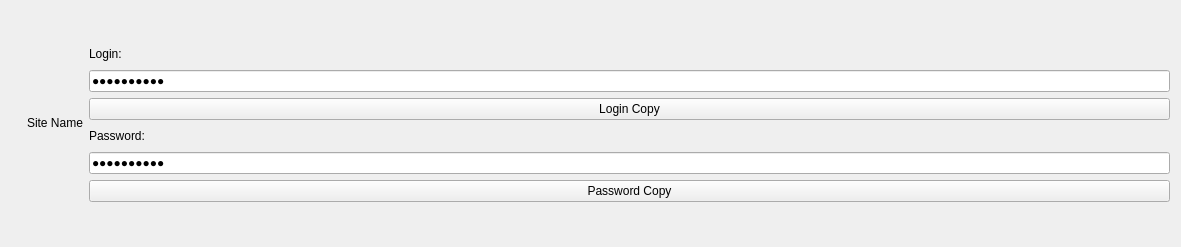
<?xml version="1.0" encoding="UTF-8"?>
<ui version="4.0">
 <class>CredentialWidget</class>
 <widget class="QWidget" name="CredentialWidget">
  <property name="geometry">
   <rect>
    <x>0</x>
    <y>0</y>
    <width>1181</width>
    <height>247</height>
   </rect>
  </property>
  <property name="windowTitle">
   <string>CredentialWidget</string>
  </property>
  <layout class="QGridLayout" name="gridLayout">
   <item row="0" column="4">
    <layout class="QHBoxLayout" name="horizontalLayout">
     <item>
      <layout class="QVBoxLayout" name="verticalLayout">
       <item>
        <widget class="QLabel" name="lblIcon">
         <property name="enabled">
          <bool>true</bool>
         </property>
         <property name="sizePolicy">
          <sizepolicy hsizetype="Minimum" vsizetype="Minimum">
           <horstretch>0</horstretch>
           <verstretch>0</verstretch>
          </sizepolicy>
         </property>
         <property name="minimumSize">
          <size>
           <width>10</width>
           <height>10</height>
          </size>
         </property>
         <property name="pixmap">
          <pixmap resource="resources.qrc">:/images/images/lock-custom.png</pixmap>
         </property>
        </widget>
       </item>
      </layout>
     </item>
    </layout>
   </item>
   <item row="0" column="7">
    <layout class="QVBoxLayout" name="verticalLayout_2"/>
   </item>
   <item row="0" column="5">
    <widget class="QLabel" name="lblSite">
     <property name="text">
      <string>Site Name</string>
     </property>
    </widget>
   </item>
   <item row="0" column="6">
    <layout class="QVBoxLayout" name="verticalLayout_3">
     <item>
      <widget class="QLabel" name="lblLogin">
       <property name="minimumSize">
        <size>
         <width>100</width>
         <height>20</height>
        </size>
       </property>
       <property name="maximumSize">
        <size>
         <width>100</width>
         <height>20</height>
        </size>
       </property>
       <property name="sizeIncrement">
        <size>
         <width>100</width>
         <height>20</height>
        </size>
       </property>
       <property name="text">
        <string>Login:</string>
       </property>
      </widget>
     </item>
     <item>
      <widget class="QLineEdit" name="edtLogin">
       <property name="text">
        <string>1232132131</string>
       </property>
       <property name="echoMode">
        <enum>QLineEdit::Password</enum>
       </property>
       <property name="readOnly">
        <bool>true</bool>
       </property>
      </widget>
     </item>
     <item>
      <widget class="QPushButton" name="btnLoginCopy">
       <property name="text">
        <string>Login Copy</string>
       </property>
       <property name="icon">
        <iconset resource="resources.qrc">
         <normaloff>:/images/images/content-copy.png</normaloff>:/images/images/content-copy.png</iconset>
       </property>
      </widget>
     </item>
     <item>
      <widget class="QLabel" name="lblPassword">
       <property name="sizePolicy">
        <sizepolicy hsizetype="Minimum" vsizetype="Minimum">
         <horstretch>0</horstretch>
         <verstretch>0</verstretch>
        </sizepolicy>
       </property>
       <property name="maximumSize">
        <size>
         <width>100</width>
         <height>20</height>
        </size>
       </property>
       <property name="text">
        <string>Password:</string>
       </property>
      </widget>
     </item>
     <item>
      <widget class="QLineEdit" name="edtPassword">
       <property name="text">
        <string>1231232132</string>
       </property>
       <property name="maxLength">
        <number>32765</number>
       </property>
       <property name="echoMode">
        <enum>QLineEdit::Password</enum>
       </property>
       <property name="readOnly">
        <bool>true</bool>
       </property>
      </widget>
     </item>
     <item>
      <widget class="QPushButton" name="btnPassCopy">
       <property name="text">
        <string>Password Copy</string>
       </property>
       <property name="icon">
        <iconset resource="resources.qrc">
         <normaloff>:/images/images/content-copy.png</normaloff>:/images/images/content-copy.png</iconset>
       </property>
      </widget>
     </item>
    </layout>
   </item>
  </layout>
  <widget class="QWidget" name="spacerItem1" native="true">
   <property name="geometry">
    <rect>
     <x>0</x>
     <y>0</y>
     <width>100</width>
     <height>30</height>
    </rect>
   </property>
   <property name="sizePolicy">
    <sizepolicy hsizetype="Expanding" vsizetype="Expanding">
     <horstretch>0</horstretch>
     <verstretch>0</verstretch>
    </sizepolicy>
   </property>
  </widget>
 </widget>
 <resources>
  <include location="resources.qrc"/>
 </resources>
 <connections/>
</ui>
